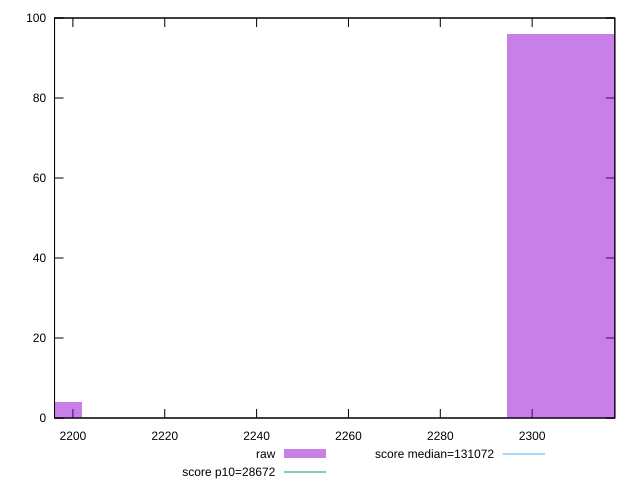

The gnuplot source for this figure:
reset

$raw <<EOF
2309.8356291448345 96
2186.6443955904433 4
EOF

set key outside below
set boxwidth 30.797808388597794
set xrange [2196:2318]
set yrange [0:100]
set trange [0:100]
set style fill transparent solid 0.5 noborder

set parametric
set terminal svg size 640, 490 enhanced background rgb 'white'
set output "report_00022_2021-02-20T12:08:46.964Z/uses-long-cache-ttl/samples/pages+cached+noadtech+nomedia/raw/histogram.svg"

plot $raw title "raw" with boxes, \
     28672,t title "score p10=28672", \
     131072,t title "score median=131072"

reset
